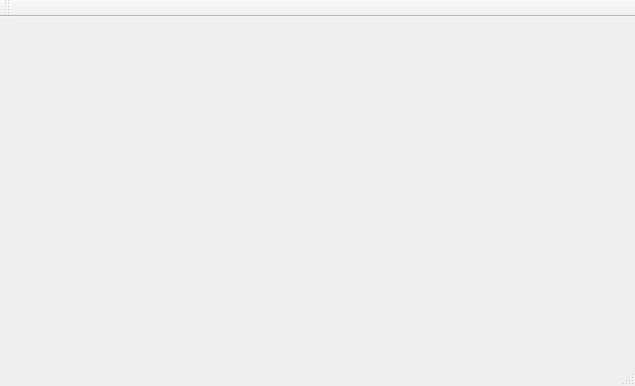
<?xml version="1.0" encoding="UTF-8"?>
<ui version="4.0">
 <class>MainWindow</class>
 <widget class="QMainWindow" name="MainWindow">
  <property name="geometry">
   <rect>
    <x>0</x>
    <y>0</y>
    <width>635</width>
    <height>386</height>
   </rect>
  </property>
  <property name="maximumSize">
   <size>
    <width>635</width>
    <height>386</height>
   </size>
  </property>
  <property name="windowTitle">
   <string>MainWindow</string>
  </property>
  <widget class="QWidget" name="centralWidget">
   <widget class="QWidget" name="verticalLayoutWidget">
    <property name="geometry">
     <rect>
      <x>0</x>
      <y>20</y>
      <width>511</width>
      <height>211</height>
     </rect>
    </property>
    <layout class="QVBoxLayout" name="verticalLayout"/>
   </widget>
  </widget>
  <widget class="QMenuBar" name="menuBar">
   <property name="geometry">
    <rect>
     <x>0</x>
     <y>0</y>
     <width>635</width>
     <height>25</height>
    </rect>
   </property>
  </widget>
  <widget class="QToolBar" name="mainToolBar">
   <attribute name="toolBarArea">
    <enum>TopToolBarArea</enum>
   </attribute>
   <attribute name="toolBarBreak">
    <bool>false</bool>
   </attribute>
  </widget>
  <widget class="QStatusBar" name="statusBar"/>
 </widget>
 <layoutdefault spacing="6" margin="11"/>
 <resources/>
 <connections/>
</ui>
